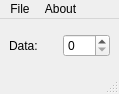
<?xml version="1.0" encoding="UTF-8"?>
<ui version="4.0">
 <class>MainWin</class>
 <widget class="QMainWindow" name="MainWin">
  <property name="geometry">
   <rect>
    <x>0</x>
    <y>0</y>
    <width>119</width>
    <height>94</height>
   </rect>
  </property>
  <property name="windowTitle">
   <string>Guard Server</string>
  </property>
  <widget class="QWidget" name="centralwidget">
   <layout class="QHBoxLayout" name="horizontalLayout">
    <item>
     <widget class="QLabel" name="label">
      <property name="text">
       <string>Data:</string>
      </property>
     </widget>
    </item>
    <item>
     <widget class="QSpinBox" name="spinBox"/>
    </item>
   </layout>
  </widget>
  <widget class="QMenuBar" name="menubar">
   <property name="geometry">
    <rect>
     <x>0</x>
     <y>0</y>
     <width>119</width>
     <height>26</height>
    </rect>
   </property>
   <widget class="QMenu" name="menuFile">
    <property name="title">
     <string>File</string>
    </property>
    <addaction name="actionListen"/>
    <addaction name="actionExit"/>
   </widget>
   <widget class="QMenu" name="menuAbout">
    <property name="title">
     <string>About</string>
    </property>
   </widget>
   <addaction name="menuFile"/>
   <addaction name="menuAbout"/>
  </widget>
  <widget class="QStatusBar" name="statusbar"/>
  <action name="actionExit">
   <property name="text">
    <string>Exit</string>
   </property>
  </action>
  <action name="actionListen">
   <property name="text">
    <string>Listen</string>
   </property>
  </action>
 </widget>
 <resources/>
 <connections/>
</ui>
